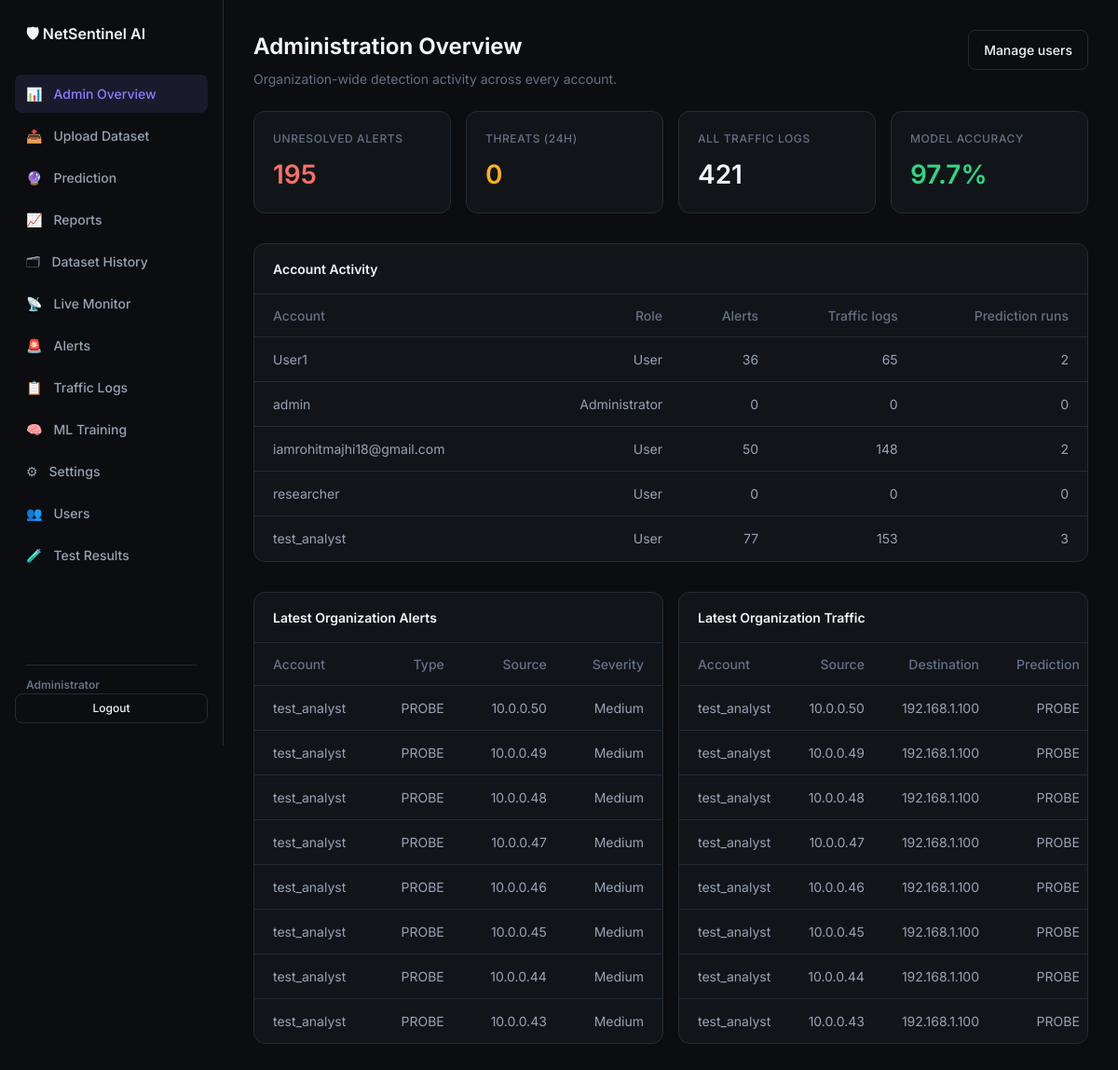
The page /dashboard/ (signed in) on the database its author committed.
### ids/models.py (models this page shows, shortened)
class Alert(models.Model):
    SEVERITY_CHOICES = [
        ("low", "Low"),
        ("medium", "Medium"),
        ("high", "High"),
        ("critical", "Critical"),
    ]
    attack_type = models.CharField(max_length=50)
    severity = models.CharField(max_length=20, choices=SEVERITY_CHOICES, default="medium")
    source_ip = models.GenericIPAddressField()
    dest_ip = models.GenericIPAddressField(null=True, blank=True)
    confidence = models.FloatField(default=0.0)
    is_resolved = models.BooleanField(default=False)
    created_at = models.DateTimeField(auto_now_add=True)
    user = models.ForeignKey(User, on_delete=models.SET_NULL, null=True, blank=True, related_name="security_alerts")
    class Meta:
        ordering = ["-created_at"]

class TrafficLog(models.Model):
    source_ip = models.GenericIPAddressField()
    dest_ip = models.GenericIPAddressField()
    protocol = models.CharField(max_length=10, default="TCP")
    duration = models.FloatField(default=0.0)
    src_bytes = models.IntegerField(default=0)
    dst_bytes = models.IntegerField(default=0)
    prediction = models.CharField(max_length=50, default="normal")
    confidence = models.FloatField(default=0.0)
    created_at = models.DateTimeField(auto_now_add=True)
    user = models.ForeignKey(User, on_delete=models.SET_NULL, null=True, blank=True, related_name="traffic_logs")
    class Meta:
        ordering = ["-created_at"]

### ids/views.py (the view, shortened to what this page needs)
# urls.py: path("dashboard/", views.dashboard, name="dashboard"),
@login_required
def dashboard(request):
    data = _chart_data(request.user)
    recent_alerts = _owned(Alert.objects.all(), request.user)[:8]
    recent_logs = _owned(TrafficLog.objects.all(), request.user)[:8]
    if _is_admin(request.user):
        users = User.objects.all().order_by("username")
        user_activity = [
            {
                "username": account.username,
                "role": "Administrator" if account.is_superuser else getattr(getattr(account, "profile", None), "get_role_display", lambda: "User")(),
                "alerts": Alert.objects.filter(user=account).count(),
                "logs": TrafficLog.objects.filter(user=account).count(),
                "runs": PredictionRun.objects.filter(user=account).count(),
            }
            for account in users
        ]
        return render(
            request,
            "ids/admin_dashboard.html",
            {
                "charts": json.dumps(data),
                "user_activity": user_activity,
                "recent_alerts": recent_alerts,
                "recent_logs": recent_logs,
                **data,
            },
        )

### ids/views.py (called while the page is built)
def _is_admin(user):
    return user.is_superuser or getattr(getattr(user, "profile", None), "role", None) == "admin"

def _owned(queryset, user):
    return queryset if _is_admin(user) else queryset.filter(user=user)

### templates/ids/admin_dashboard.html (shortened to what this page needs)
{% extends "ids/base.html" %}
{% block content %}
<div class="page-header">
  <div>
    <h1>Administration Overview</h1>
    <p class="page-subtitle">Organization-wide detection activity across every account.</p>
  </div>
  <a class="btn btn-outline" href="{% url 'users' %}">Manage users</a>
</div>
<div class="stats-grid">
  <div class="stat-card"><div class="stat-label">Unresolved Alerts</div><div class="stat-value danger">{{ total_alerts }}</div></div>
  <div class="stat-card"><div class="stat-label">Threats (24h)</div><div class="stat-value warning">{{ threats_today }}</div></div>
  <div class="stat-card"><div class="stat-label">All Traffic Logs</div><div class="stat-value">{{ total_logs }}</div></div>
  <div class="stat-card"><div class="stat-label">Model Accuracy</div><div class="stat-value success">{{ model_accuracy }}%</div></div>
</div>
<div class="table-card" style="margin-top:1.5rem">
  <h3>Account Activity</h3>
  <div class="table-scroll">
    <table>
      <thead><tr><th>Account</th><th>Role</th><th>Alerts</th><th>Traffic logs</th><th>Prediction runs</th></tr></thead>
      <tbody>
        {% for account in user_activity %}
        <tr><td>{{ account.username }}</td><td>{{ account.role }}</td><td>{{ account.alerts }}</td><td>{{ account.logs }}</td><td>{{ account.runs }}</td></tr>
        {% empty %}<tr><td colspan="5">No accounts found.</td></tr>{% endfor %}
      </tbody>
    </table>
  </div>
</div>
<div class="charts-grid" style="margin-top:1.5rem">
  <div class="table-card">
    <h3>Latest Organization Alerts</h3>
    <table>
      <thead><tr><th>Account</th><th>Type</th><th>Source</th><th>Severity</th></tr></thead>
      <tbody>{% for alert in recent_alerts %}<tr><td>{{ alert.user.username|default:"Unassigned" }}</td><td>{{ alert.attack_type|upper }}</td><td>{{ alert.source_ip }}</td><td>{{ alert.severity|title }}</td></tr>{% empty %}<tr><td colspan="4">No alerts recorded.</td></tr>{% endfor %}</tbody>
    </table>
  </div>
  <div class="table-card">
    <h3>Latest Organization Traffic</h3>
    <table>
      <thead><tr><th>Account</th><th>Source</th><th>Destination</th><th>Prediction</th></tr></thead>
      <tbody>{% for log in recent_logs %}<tr><td>{{ log.user.username|default:"Unassigned" }}</td><td>{{ log.source_ip }}</td><td>{{ log.dest_ip }}</td><td>{{ log.prediction|upper }}</td></tr>{% empty %}<tr><td colspan="4">No traffic recorded.</td></tr>{% endfor %}</tbody>
    </table>
  </div>
</div>
{% endblock %}

### static/css/style.css (style rules this page uses)
:root { --bg: #0B0D10; --surface: #11151A; --surface-elevated: #171C22; --surface-subtle: #1B2128; --border: #252B33; --text-primary: #F2F4F7; --text-secondary: #98A2B3; --text-muted: #667085; --primary: #8B7CFF; --primary-hover: #A196FF; --primary-subtle: rgba(139, 124, 255, 0.12); --success: #32D583; --success-subtle: rgba(50, 213, 131, 0.12); --warning: #FDB022; --warning-subtle: rgba(253, 176, 34, 0.12); --error: #F97066; --error-subtle: rgba(249, 112, 102, 0.12); --info: #53B1FD; --info-subtle: rgba(83, 177, 253, 0.12); --surface2: var(--surface-subtle); --text: var(--text-primary); --muted: var(--text-muted); --accent: var(--primary); --accent2: var(--primary-hover); --danger: var(--error); --critical: var(--error); }
* { box-sizing: border-box; margin: 0; padding: 0; }
body { font-family: "Inter", system-ui, -apple-system, sans-serif; background: var(--bg); color: var(--text-primary); min-height: 100vh; line-height: 1.5; }
a { color: var(--primary); text-decoration: none; }
.stat-card, .chart-card, .table-card, .upload-panel, .monitor-panel, .prediction-summary, .traffic-tile, .auth-card { background: var(--surface); border: 1px solid var(--border); border-radius: 12px; }
.stats-grid { display: grid; grid-template-columns: repeat(auto-fit, minmax(200px, 1fr)); gap: 16px; margin-bottom: 32px; }
.stat-card { padding: 20px; position: relative; overflow: hidden; }
.stat-label { color: var(--text-muted); font-size: 12px; font-weight: 500; text-transform: uppercase; letter-spacing: 0.05em; }
.stat-value { font-size: 28px; font-weight: 600; margin-top: 8px; color: var(--text-primary); }
.stat-value.danger { color: var(--error); }
.stat-value.success { color: var(--success); }
.stat-value.warning { color: var(--warning); }
.charts-grid { display: grid; grid-template-columns: repeat(2, 1fr); gap: 16px; margin-bottom: 32px; }
.table-card { margin-bottom: 32px; overflow: hidden; }
.table-card h3, .table-card-head h3 { padding: 16px 20px; font-size: 14px; border-bottom: 1px solid var(--border); color: var(--text-primary); font-weight: 600; margin: 0; }
table { width: 100%; border-collapse: collapse; }
th, td { padding: 12px 20px; text-align: left; font-size: 14px; }
th { color: var(--text-muted); font-weight: 500; border-bottom: 1px solid var(--border); height: 44px; }
td { border-bottom: 1px solid var(--border); height: 48px; color: var(--text-secondary); text-align: right; }
th { text-align: right; }
th:first-child, td:first-child { text-align: left; }
tr:last-child td { border-bottom: none; }
.btn { display: inline-flex; align-items: center; justify-content: center; gap: 8px; padding: 10px 16px; border-radius: 8px; border: 1px solid transparent; cursor: pointer; font-size: 14px; font-weight: 500; transition: all 150ms ease-out; text-decoration: none; }
.btn-outline { background: transparent; border: 1px solid var(--border); color: var(--text-primary); }
.page-header { display: flex; justify-content: space-between; align-items: flex-start; gap: 16px; margin-bottom: 24px; }
.page-header h1 { font-size: 24px; font-weight: 650; color: var(--text-primary); }
.page-subtitle { color: var(--text-muted); font-size: 14px; margin-top: 6px; max-width: 670px; }

### rows shown on the page
Alert: user.username "test_analyst", attack_type "PROBE", source_ip "10.0.0.50", severity "Medium"
Alert: user.username "test_analyst", attack_type "PROBE", source_ip "10.0.0.49", severity "Medium"
Alert: user.username "test_analyst", attack_type "PROBE", source_ip "10.0.0.48", severity "Medium"
Alert: user.username "test_analyst", attack_type "PROBE", source_ip "10.0.0.47", severity "Medium"
Alert: user.username "test_analyst", attack_type "PROBE", source_ip "10.0.0.46", severity "Medium"
Alert: user.username "test_analyst", attack_type "PROBE", source_ip "10.0.0.45", severity "Medium"
Alert: user.username "test_analyst", attack_type "PROBE", source_ip "10.0.0.44", severity "Medium"
Alert: user.username "test_analyst", attack_type "PROBE", source_ip "10.0.0.43", severity "Medium"
TrafficLog: user.username "test_analyst", source_ip "10.0.0.50", dest_ip "192.168.1.100", prediction "PROBE"
TrafficLog: user.username "test_analyst", source_ip "10.0.0.49", dest_ip "192.168.1.100", prediction "PROBE"
TrafficLog: user.username "test_analyst", source_ip "10.0.0.48", dest_ip "192.168.1.100", prediction "PROBE"
TrafficLog: user.username "test_analyst", source_ip "10.0.0.47", dest_ip "192.168.1.100", prediction "PROBE"
TrafficLog: user.username "test_analyst", source_ip "10.0.0.46", dest_ip "192.168.1.100", prediction "PROBE"
TrafficLog: user.username "test_analyst", source_ip "10.0.0.45", dest_ip "192.168.1.100", prediction "PROBE"
TrafficLog: user.username "test_analyst", source_ip "10.0.0.44", dest_ip "192.168.1.100", prediction "PROBE"
TrafficLog: user.username "test_analyst", source_ip "10.0.0.43", dest_ip "192.168.1.100", prediction "PROBE"

### other values the page prints
{{ total_alerts }} "195"
{{ threats_today }} "0"
{{ total_logs }} "421"
{{ model_accuracy }} "97.7"
{{ account.username }} "User1" "admin" "iamrohitmajhi18@gmail.com" "researcher" "test_analyst"
{{ account.role }} "User" "Administrator" "User" "User" "User"
{{ account.alerts }} "36" "0" "50" "0" "77"
{{ account.logs }} "65" "0" "148" "0" "153"
{{ account.runs }} "2" "0" "2" "0" "3"
